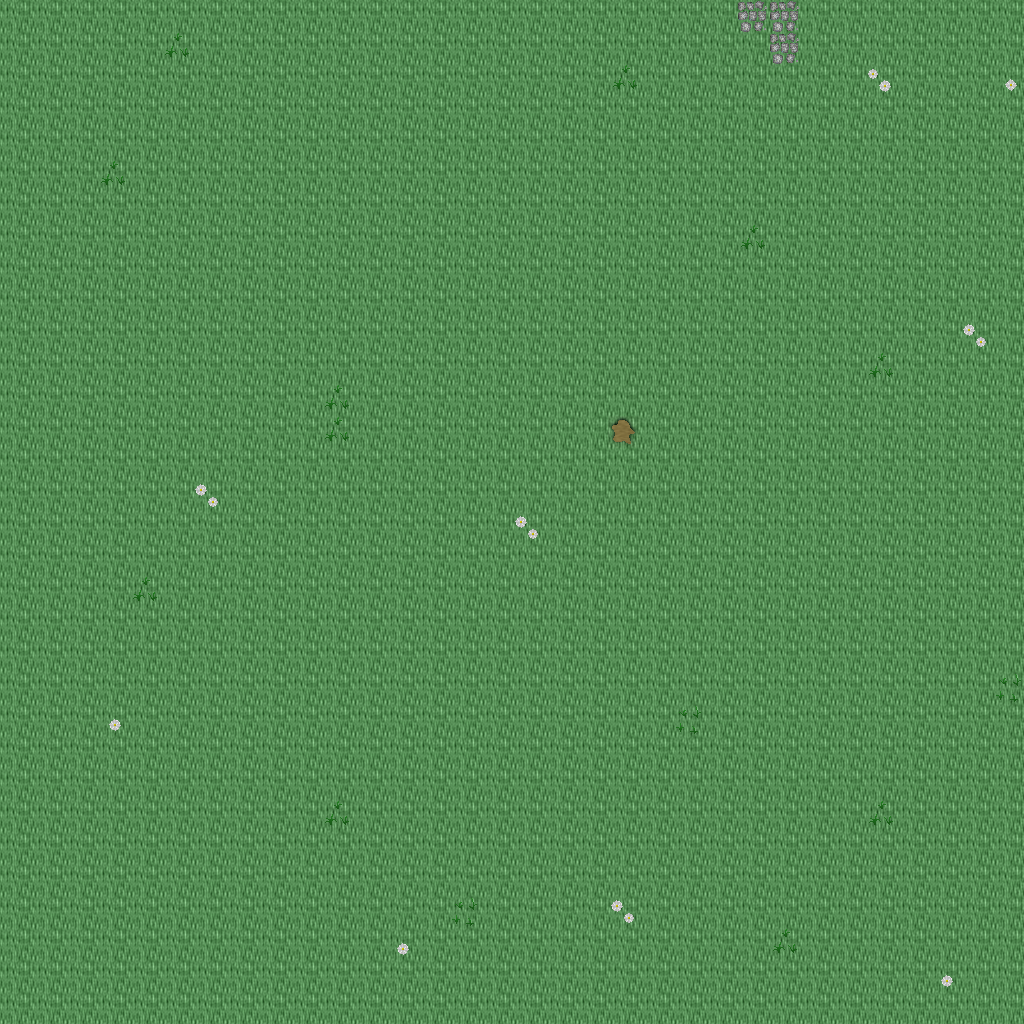

This game map was drawn from its Tiled (.tmx) file and the tilesets committed beside it. A one-line description and the trimmed map source follow:
An orthogonal 32x32 tile map with 32x32 px tiles, 5 tile layers (Ground, Objects, Objects2, Above, ...), 1 hidden layer not drawn, 26 tilesets.

<map version="1.10" tiledversion="1.11.0" orientation="orthogonal" renderorder="right-down" width="32" height="32" tilewidth="32" tileheight="32" infinite="0" nextlayerid="11" nextobjectid="1">
 <tileset firstgid="1" name="ground_ground" tilewidth="32" tileheight="32" tilecount="33" columns="3">
  <image source="../drawable/ground_ground.png" width="96" height="352" />
 </tileset>
 <tileset firstgid="34" name="building_castle" tilewidth="32" tileheight="32" tilecount="320" columns="20">
  <image source="../drawable/building_castle.png" width="640" height="512" />
 </tileset>
 <tileset firstgid="354" name="plant_flower_daisy_white" tilewidth="32" tileheight="32" tilecount="8" columns="2">
  <image source="../drawable/plant_flower_daisy_white.png" width="64" height="128" />
 </tileset>
 <tileset firstgid="362" name="ground_mud_patch" tilewidth="32" tileheight="32" tilecount="4" columns="4">
  <image source="../drawable/ground_mud_patch.png" width="128" height="32" />
 </tileset>
 <tileset firstgid="366" name="plant_grasses" tilewidth="32" tileheight="32" tilecount="6" columns="3">
  <image source="../drawable/plant_grasses.png" width="96" height="64" />
 </tileset>
 <tileset firstgid="372" name="ground_cobbled_paving" tilewidth="32" tileheight="32" tilecount="1" columns="1">
  <image source="../drawable/ground_cobbled_paving.png" width="32" height="32" />
 </tileset>
 <tileset firstgid="373" name="plant_bush_bushes" tilewidth="32" tileheight="32" tilecount="10" columns="5">
  <image source="../drawable/plant_bush_bushes.png" width="160" height="64" />
 </tileset>
 <tileset firstgid="383" name="ground_grass_edges" tilewidth="32" tileheight="32" tilecount="36" columns="12">
  <image source="../drawable/ground_grass_edges.png" width="384" height="96" />
 </tileset>
 <tileset firstgid="419" name="ground_grass_corners" tilewidth="32" tileheight="32" tilecount="24" columns="6">
  <image source="../drawable/ground_grass_corners.png" width="192" height="128" />
 </tileset>
 <tileset firstgid="443" name="plant_tree_tree_darkgreen" tilewidth="32" tileheight="32" tilecount="88" columns="8">
  <image source="../drawable/plant_tree_tree_darkgreen.png" width="256" height="352" />
 </tileset>
 <tileset firstgid="531" name="plant_flower_daisy_yellow" tilewidth="32" tileheight="32" tilecount="8" columns="2">
  <image source="../drawable/plant_flower_daisy_yellow.png" width="64" height="128" />
 </tileset>
 <tileset firstgid="539" name="plant_flower_daisy_red" tilewidth="32" tileheight="32" tilecount="8" columns="2">
  <image source="../drawable/plant_flower_daisy_red.png" width="64" height="128" />
 </tileset>
 <tileset firstgid="547" name="plant_flower_daisy_blue" tilewidth="32" tileheight="32" tilecount="8" columns="2">
  <image source="../drawable/plant_flower_daisy_blue.png" width="64" height="128" />
 </tileset>
 <tileset firstgid="555" name="building_fence_fence_chunky" tilewidth="32" tileheight="32" tilecount="21" columns="3">
  <image source="../drawable/building_fence_fence_chunky.png" width="96" height="224" />
 </tileset>
 <tileset firstgid="576" name="plant_bush_hedge" tilewidth="32" tileheight="32" tilecount="35" columns="5">
  <image source="../drawable/plant_bush_hedge.png" width="160" height="224" />
 </tileset>
 <tileset firstgid="611" name="plant_stump_stump_green" tilewidth="32" tileheight="32" tilecount="4" columns="2">
  <image source="../drawable/plant_stump_stump_green.png" width="64" height="64" />
 </tileset>
 <tileset firstgid="615" name="plant_stump_stump_brown" tilewidth="32" tileheight="32" tilecount="4" columns="2">
  <image source="../drawable/plant_stump_stump_brown.png" width="64" height="64" />
 </tileset>
 <tileset firstgid="619" name="logic_item_resources" tilewidth="32" tileheight="32" tilecount="6" columns="6">
  <image source="../drawable/logic_item_resources.png" width="192" height="32" />
 </tileset>
 <tileset firstgid="625" name="logic_portal" tilewidth="32" tileheight="32" tilecount="24" columns="8">
  <image source="../drawable/logic_portal.png" width="256" height="96" />
 </tileset>
 <tileset firstgid="649" name="logic_creature_mummy" tilewidth="32" tileheight="32" tilecount="2" columns="2">
  <image source="../drawable/logic_creature_mummy.png" width="64" height="32" />
 </tileset>
 <tileset firstgid="651" name="logic_creature_animal" tilewidth="32" tileheight="32" tilecount="32" columns="8">
  <image source="../drawable/logic_creature_animal.png" width="256" height="128" />
 </tileset>
 <tileset firstgid="683" name="logic_collision" tilewidth="32" tileheight="32" tilecount="1" columns="1">
  <image source="../drawable/logic_collision.png" width="32" height="32" />
 </tileset>
 <tileset firstgid="684" name="ground_grass_2" tilewidth="32" tileheight="32" tilecount="21" columns="3">
  <image source="../drawable/ground_grass_2.png" width="96" height="224" />
 </tileset>
 <tileset firstgid="705" name="logic_protection" tilewidth="32" tileheight="32" tilecount="2" columns="2">
  <image source="../drawable/logic_protection.png" width="64" height="32" />
 </tileset>
 <tileset firstgid="707" name="logic_creature_undead_skeleton" tilewidth="32" tileheight="32" tilecount="6" columns="6">
  <image source="../drawable/logic_creature_undead_skeleton.png" width="192" height="32" />
 </tileset>
 <tileset firstgid="713" name="logic_creature_troll" tilewidth="32" tileheight="32" tilecount="4" columns="4">
  <image source="../drawable/logic_creature_troll.png" width="128" height="32" />
 </tileset>
 <layer id="1" name="Ground" width="32" height="32">
  <data>[1024 cells, 1024 non-empty, 1 distinct tile ids]</data>
 </layer>
 <layer id="2" name="Objects" width="32" height="32">
  <data>[1024 cells, 27 non-empty, 8 distinct tile ids]</data>
 </layer>
 <layer id="3" name="Objects2" width="32" height="32">
  <data>[1024 cells, 0 non-empty, 0 distinct tile ids]</data>
 </layer>
 <layer id="4" name="Above" width="32" height="32">
  <data>[1024 cells, 0 non-empty, 0 distinct tile ids]</data>
 </layer>
 <layer id="5" name="Above2" width="32" height="32">
  <data>[1024 cells, 0 non-empty, 0 distinct tile ids]</data>
 </layer>
 <layer id="6" name="Walkable" width="32" height="32" visible="0">
  <data>[1024 cells, 0 non-empty, 0 distinct tile ids]</data>
 </layer>
 <objectgroup id="7" name="Mapevents" />
 <objectgroup id="8" name="Spawn" />
 <objectgroup id="9" name="Keys" />
 <objectgroup id="10" name="Replace" />
</map>
